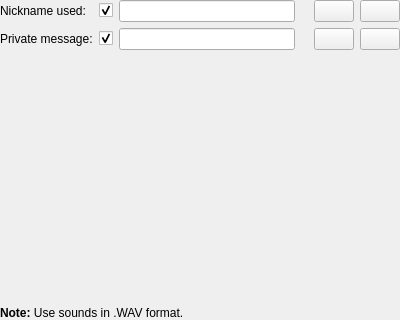
<?xml version="1.0" encoding="UTF-8"?>
<ui version="4.0">
 <class>CFGIRCSounds</class>
 <widget class="QWidget" name="CFGIRCSounds">
  <property name="geometry">
   <rect>
    <x>0</x>
    <y>0</y>
    <width>400</width>
    <height>320</height>
   </rect>
  </property>
  <layout class="QVBoxLayout" name="verticalLayout">
   <property name="leftMargin">
    <number>0</number>
   </property>
   <property name="topMargin">
    <number>0</number>
   </property>
   <property name="rightMargin">
    <number>0</number>
   </property>
   <property name="bottomMargin">
    <number>0</number>
   </property>
   <item>
    <layout class="QFormLayout" name="formLayout">
     <item row="0" column="0">
      <widget class="QLabel" name="label">
       <property name="text">
        <string>Nickname used:</string>
       </property>
      </widget>
     </item>
     <item row="1" column="0">
      <widget class="QLabel" name="label_2">
       <property name="text">
        <string>Private message:</string>
       </property>
      </widget>
     </item>
     <item row="0" column="1">
      <layout class="QHBoxLayout" name="horizontalLayout">
       <item>
        <widget class="QCheckBox" name="cbNicknameUsed">
         <property name="text">
          <string/>
         </property>
         <property name="checked">
          <bool>true</bool>
         </property>
        </widget>
       </item>
       <item>
        <widget class="QLineEdit" name="leNicknameUsed">
         <property name="toolTip">
          <string>Sound played when your nickname is used in a channel.</string>
         </property>
        </widget>
       </item>
       <item>
        <widget class="QLabel" name="lblNicknameUsedWarning">
         <property name="pixmap">
          <pixmap resource="../../../../../media/resources.qrc">:/icons/exclamation_16.png</pixmap>
         </property>
        </widget>
       </item>
       <item>
        <widget class="QPushButton" name="btnBrowseNicknameUsed">
         <property name="toolTip">
          <string>Browse the sound played when your nickname is used in a channel.</string>
         </property>
        </widget>
       </item>
       <item>
        <widget class="QPushButton" name="btnPlayNicknameUsed">
         <property name="icon">
          <iconset resource="../../../../../media/resources.qrc">
           <normaloff>:/icons/media-playback-start.png</normaloff>:/icons/media-playback-start.png</iconset>
         </property>
        </widget>
       </item>
      </layout>
     </item>
     <item row="1" column="1">
      <layout class="QHBoxLayout" name="horizontalLayout_2">
       <item>
        <widget class="QCheckBox" name="cbPrivateMessage">
         <property name="text">
          <string/>
         </property>
         <property name="checked">
          <bool>true</bool>
         </property>
        </widget>
       </item>
       <item>
        <widget class="QLineEdit" name="lePrivateMessage">
         <property name="toolTip">
          <string>Sound played when a private message is received.</string>
         </property>
        </widget>
       </item>
       <item>
        <widget class="QLabel" name="lblPrivateMessageWarning">
         <property name="pixmap">
          <pixmap resource="../../../../../media/resources.qrc">:/icons/exclamation_16.png</pixmap>
         </property>
        </widget>
       </item>
       <item>
        <widget class="QPushButton" name="btnBrowsePrivateMessage">
         <property name="toolTip">
          <string>Browse the sound played when a private message is received.</string>
         </property>
        </widget>
       </item>
       <item>
        <widget class="QPushButton" name="btnPlayPrivateMessage">
         <property name="icon">
          <iconset resource="../../../../../media/resources.qrc">
           <normaloff>:/icons/media-playback-start.png</normaloff>:/icons/media-playback-start.png</iconset>
         </property>
        </widget>
       </item>
      </layout>
     </item>
    </layout>
   </item>
   <item>
    <widget class="QLabel" name="label_3">
     <property name="sizePolicy">
      <sizepolicy hsizetype="Preferred" vsizetype="Maximum">
       <horstretch>0</horstretch>
       <verstretch>0</verstretch>
      </sizepolicy>
     </property>
     <property name="text">
      <string>&lt;b&gt;Note:&lt;/b&gt; Use sounds in .WAV format.</string>
     </property>
    </widget>
   </item>
  </layout>
 </widget>
 <resources>
  <include location="../../../../../media/resources.qrc"/>
 </resources>
 <connections>
  <connection>
   <sender>cbNicknameUsed</sender>
   <signal>toggled(bool)</signal>
   <receiver>leNicknameUsed</receiver>
   <slot>setEnabled(bool)</slot>
   <hints>
    <hint type="sourcelabel">
     <x>103</x>
     <y>19</y>
    </hint>
    <hint type="destinationlabel">
     <x>317</x>
     <y>23</y>
    </hint>
   </hints>
  </connection>
  <connection>
   <sender>cbPrivateMessage</sender>
   <signal>toggled(bool)</signal>
   <receiver>lePrivateMessage</receiver>
   <slot>setEnabled(bool)</slot>
   <hints>
    <hint type="sourcelabel">
     <x>103</x>
     <y>51</y>
    </hint>
    <hint type="destinationlabel">
     <x>317</x>
     <y>55</y>
    </hint>
   </hints>
  </connection>
  <connection>
   <sender>cbNicknameUsed</sender>
   <signal>toggled(bool)</signal>
   <receiver>btnBrowseNicknameUsed</receiver>
   <slot>setEnabled(bool)</slot>
   <hints>
    <hint type="sourcelabel">
     <x>103</x>
     <y>19</y>
    </hint>
    <hint type="destinationlabel">
     <x>363</x>
     <y>24</y>
    </hint>
   </hints>
  </connection>
  <connection>
   <sender>cbPrivateMessage</sender>
   <signal>toggled(bool)</signal>
   <receiver>btnBrowsePrivateMessage</receiver>
   <slot>setEnabled(bool)</slot>
   <hints>
    <hint type="sourcelabel">
     <x>103</x>
     <y>51</y>
    </hint>
    <hint type="destinationlabel">
     <x>363</x>
     <y>56</y>
    </hint>
   </hints>
  </connection>
  <connection>
   <sender>btnPlayNicknameUsed</sender>
   <signal>clicked()</signal>
   <receiver>CFGIRCSounds</receiver>
   <slot>playNicknameUsed()</slot>
   <hints>
    <hint type="sourcelabel">
     <x>383</x>
     <y>13</y>
    </hint>
    <hint type="destinationlabel">
     <x>199</x>
     <y>159</y>
    </hint>
   </hints>
  </connection>
  <connection>
   <sender>btnPlayPrivateMessage</sender>
   <signal>clicked()</signal>
   <receiver>CFGIRCSounds</receiver>
   <slot>playPrivateMessage()</slot>
   <hints>
    <hint type="sourcelabel">
     <x>383</x>
     <y>45</y>
    </hint>
    <hint type="destinationlabel">
     <x>199</x>
     <y>159</y>
    </hint>
   </hints>
  </connection>
  <connection>
   <sender>btnBrowseNicknameUsed</sender>
   <signal>clicked()</signal>
   <receiver>CFGIRCSounds</receiver>
   <slot>browseNicknameUsed()</slot>
   <hints>
    <hint type="sourcelabel">
     <x>343</x>
     <y>13</y>
    </hint>
    <hint type="destinationlabel">
     <x>199</x>
     <y>159</y>
    </hint>
   </hints>
  </connection>
  <connection>
   <sender>btnBrowsePrivateMessage</sender>
   <signal>clicked()</signal>
   <receiver>CFGIRCSounds</receiver>
   <slot>browsePrivateMessage()</slot>
   <hints>
    <hint type="sourcelabel">
     <x>343</x>
     <y>45</y>
    </hint>
    <hint type="destinationlabel">
     <x>199</x>
     <y>159</y>
    </hint>
   </hints>
  </connection>
 </connections>
 <slots>
  <slot>playNicknameUsed()</slot>
  <slot>playPrivateMessage()</slot>
  <slot>browseNicknameUsed()</slot>
  <slot>browsePrivateMessage()</slot>
 </slots>
</ui>
